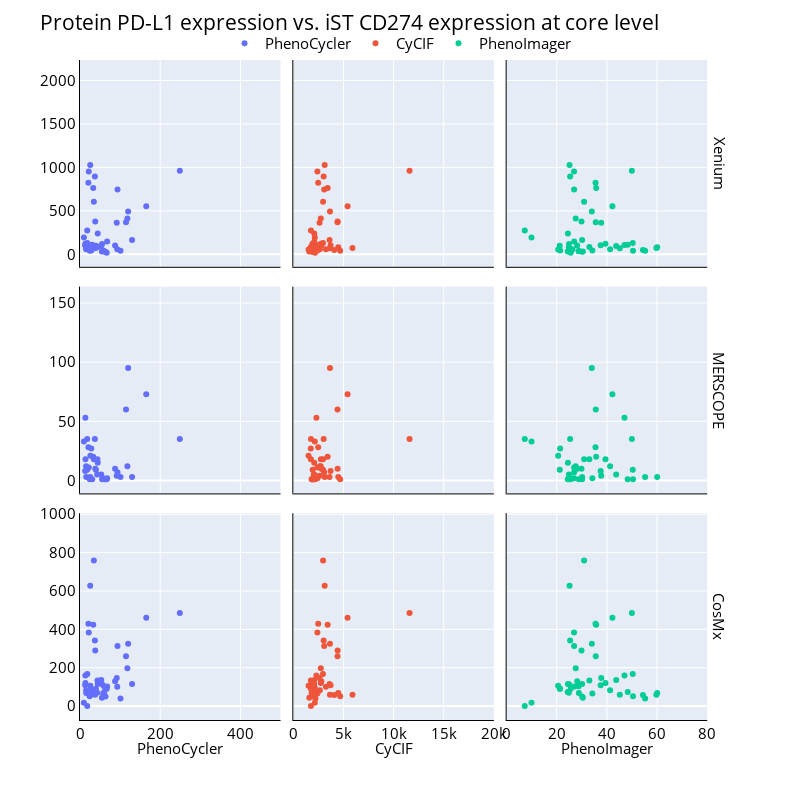

The notebook cell saved with this chart:
### Markdown cell above
## Plot using plotly (Depreciated)

### Code cell
width=800
height=800
fontsize = 15
fig = px.scatter(df_melted, x=f"protein_expression", 
                y="count",
                color="protein_platform", 
                facet_col="protein_platform",
                facet_row="platform",
                width=width, height=height)

fig.update_xaxes(
    matches=None,
    title_text=f'',
    title_font=dict(size=fontsize),
    showline=True,
    linewidth=1,
    linecolor='black',
)

fig.update_yaxes(
    matches=None,
    title_text=f'',
    title_font=dict(size=fontsize),
    showline=True,
    linewidth=1,
    linecolor='black',
)

fig.update_xaxes(col=1, range=[0, 500])
fig.update_xaxes(col=2, range=[0, 20000])
fig.update_xaxes(col=3, range=[0, 80])


# Customize legend and layout
fig.update_layout(
    title_text=f'Protein PD-L1 expression vs. iST {gene} expression at core level',
    legend_title_text="",
    legend=dict(
        orientation="h",
        yanchor="bottom",
        y=1,
        xanchor="center",
        x=0.5
    ),
    font=dict(size=fontsize, color='black'),
    showlegend=True,
)

for annotation in fig.layout.annotations:
    for platform in df_melted.platform.unique():
        if annotation.text == f'platform={platform}':
            annotation.text = platform
            annotation.font.size = fontsize
            annotation.font.color = 'black'  # Set the annotation text color to black
            annotation.x = 0.98
            annotation.textangle = 90

    for protein_platform in df_melted.protein_platform.unique():
        if annotation.text == f'protein_platform={protein_platform}':
            annotation.text = protein_platform
            annotation.font.size = fontsize
            annotation.font.color = 'black'  # Set the annotation text color to black
            annotation.y = -0.06
            annotation.textangle = 0

fig.show()

pio.write_image(fig, f'{wd}/figures/protein_validation/scatter_plot.png',scale=4, width=width, height=height)
pio.write_image(fig, f'{wd}/figures/protein_validation/scatter_plot.eps',scale=4, width=width, height=height)

### Figure 1 — Plotly figure (JSON) as saved in the notebook; plotly's stock layout.template omitted (floating-point values rounded to 4 significant figures)
{"data": [{"hovertemplate": "protein_platform=PhenoCycler<br>platform=Xenium<br>protein_expression=%{x}<br>count=%{y}<extra></extra>", "legendgroup": "PhenoCycler", "marker": {"color": "#636efa", "symbol": "circle"}, "mode": "markers", "name": "PhenoCycler", "orientation": "v", "showlegend": true, "type": "scatter", "x": [15.27, 13.62, 25.61, 24.23, 38.06, 23.4, 15.51, 12.93, 13.4, 18.29, 37.65, 25.48, 21.88, 20.88, 32.97, 37.05, 34.54, 52.98, 114.7, 129.8, 60.25, 44.17, 92.88, 2152.0, 87.48, 118.2, 67.59, 54.57, 63.66, 584.2, 91.59, 57.77, 43.43, 39.72, 55.01, 101.0, 30.59, 66.67, 18.02, 9.634, 59.72, 42.87, 28.15, 25.85, 93.58, 248.9, 120.1, 165.2], "xaxis": "x7", "y": [57, 121, 50, 40, 377, 73, 80, 105, 106, 129, 68, 1027, 954, 823, 763, 894, 606, 95, 369, 164, 32, 238, 59, 39, 102, 413, 147, 31, 28, 2074, 363, 44, 83, 98, 117, 41, 109, 18, 275, 193, 35, 81, 42, 55, 745, 962, 493, 552], "yaxis": "y7"}, {"hovertemplate": "protein_platform=PhenoCycler<br>platform=MERSCOPE<br>protein_expression=%{x}<br>count=%{y}<extra></extra>", "legendgroup": "PhenoCycler", "marker": {"color": "#636efa", "symbol": "circle"}, "mode": "markers", "name": "PhenoCycler", "orientation": "v", "showlegend": false, "type": "scatter", "x": [15.27, 13.62, 24.23, 38.06, 15.51, 12.93, 13.4, 18.29, 25.48, 21.88, 20.88, 32.97, 37.05, 34.54, 52.98, 114.7, 129.8, 60.25, 44.17, 2152.0, 87.48, 118.2, 67.59, 63.66, 584.2, 91.59, 57.77, 43.43, 39.72, 55.01, 101.0, 30.59, 66.67, 18.02, 9.634, 42.87, 28.15, 25.85, 93.58, 248.9, 120.1, 165.2], "xaxis": "x4", "y": [12, 18, 1, 10, 3, 8, 53, 9, 3, 11, 28, 20, 35, 18, 5, 60, 3, 1, 15, 1, 10, 12, 2, 1, 152, 4, 2, 18, 9, 1, 3, 1, 1, 35, 33, 5, 27, 21, 7, 35, 95, 73], "yaxis": "y4"}, {"hovertemplate": "protein_platform=PhenoCycler<br>platform=CosMx<br>protein_expression=%{x}<br>count=%{y}<extra></extra>", "legendgroup": "PhenoCycler", "marker": {"color": "#636efa", "symbol": "circle"}, "mode": "markers", "name": "PhenoCycler", "orientation": "v", "showlegend": false, "type": "scatter", "x": [15.27, 13.62, 25.61, 24.23, 38.06, 23.4, 15.51, 12.93, 13.4, 18.29, 37.65, 25.48, 21.88, 20.88, 32.97, 37.05, 34.54, 52.98, 114.7, 129.8, 60.25, 44.17, 92.88, 2152.0, 87.48, 118.2, 67.59, 54.57, 63.66, 584.2, 91.59, 57.77, 43.43, 39.72, 55.01, 101.0, 30.59, 66.67, 18.02, 9.634, 59.72, 42.87, 28.15, 25.85, 93.58, 248.9, 120.1, 165.2], "xaxis": "x", "y": [83, 121, 58, 52, 290, 59, 68, 109, 160, 167, 59, 627, 383, 429, 424, 342, 759, 136, 260, 115, 73, 115, 101, 68, 129, 197, 102, 44, 50, 932, 146, 66, 134, 91, 114, 39, 73, 91, 1, 18, 103, 70, 91, 106, 313, 485, 325, 461], "yaxis": "y"}, {"hovertemplate": "protein_platform=CyCIF<br>platform=Xenium<br>protein_expression=%{x}<br>count=%{y}<extra></extra>", "legendgroup": "CyCIF", "marker": {"color": "#EF553B", "symbol": "circle"}, "mode": "markers", "name": "CyCIF", "orientation": "v", "showlegend": true, "type": "scatter", "x": [2644.0, 2744.0, 4076.0, 4671.0, 4416.0, 5900.0, 4482.0, 3716.0, 2300.0, 2956.0, 3648.0, 3128.0, 2400.0, 2477.0, 3422.0, 3024.0, 2966.0, 2091.0, 4406.0, 3613.0, 1948.0, 2087.0, 3254.0, 1825.0, 2792.0, 2737.0, 2085.0, 1589.0, 1869.0, 29670.0, 2615.0, 2403.0, 1745.0, 1928.0, 1896.0, 2210.0, 2057.0, 2166.0, 1757.0, 2142.0, 2033.0, 2034.0, 1742.0, 1517.0, 3080.0, 11590.0, 3656.0, 5411.0], "xaxis": "x8", "y": [57, 121, 50, 40, 377, 73, 80, 105, 106, 129, 68, 1027, 954, 823, 763, 894, 606, 95, 369, 164, 32, 238, 59, 39, 102, 413, 147, 31, 28, 2074, 363, 44, 83, 98, 117, 41, 109, 18, 275, 193, 35, 81, 42, 55, 745, 962, 493, 552], "yaxis": "y8"}, {"hovertemplate": "protein_platform=CyCIF<br>platform=MERSCOPE<br>protein_expression=%{x}<br>count=%{y}<extra></extra>", "legendgroup": "CyCIF", "marker": {"color": "#EF553B", "symbol": "circle"}, "mode": "markers", "name": "CyCIF", "orientation": "v", "showlegend": false, "type": "scatter", "x": [2644.0, 2744.0, 4671.0, 4416.0, 4482.0, 3716.0, 2300.0, 2956.0, 3128.0, 2400.0, 2477.0, 3422.0, 3024.0, 2966.0, 2091.0, 4406.0, 3613.0, 1948.0, 2087.0, 1825.0, 2792.0, 2737.0, 2085.0, 1869.0, 29670.0, 2615.0, 2403.0, 1745.0, 1928.0, 1896.0, 2210.0, 2057.0, 2166.0, 1757.0, 2142.0, 2034.0, 1742.0, 1517.0, 3080.0, 11590.0, 3656.0, 5411.0], "xaxis": "x5", "y": [12, 18, 1, 10, 3, 8, 53, 9, 3, 11, 28, 20, 35, 18, 5, 60, 3, 1, 15, 1, 10, 12, 2, 1, 152, 4, 2, 18, 9, 1, 3, 1, 1, 35, 33, 5, 27, 21, 7, 35, 95, 73], "yaxis": "y5"}, {"hovertemplate": "protein_platform=CyCIF<br>platform=CosMx<br>protein_expression=%{x}<br>count=%{y}<extra></extra>", "legendgroup": "CyCIF", "marker": {"color": "#EF553B", "symbol": "circle"}, "mode": "markers", "name": "CyCIF", "orientation": "v", "showlegend": false, "type": "scatter", "x": [2644.0, 2744.0, 4076.0, 4671.0, 4416.0, 5900.0, 4482.0, 3716.0, 2300.0, 2956.0, 3648.0, 3128.0, 2400.0, 2477.0, 3422.0, 3024.0, 2966.0, 2091.0, 4406.0, 3613.0, 1948.0, 2087.0, 3254.0, 1825.0, 2792.0, 2737.0, 2085.0, 1589.0, 1869.0, 29670.0, 2615.0, 2403.0, 1745.0, 1928.0, 1896.0, 2210.0, 2057.0, 2166.0, 1757.0, 2142.0, 2033.0, 2034.0, 1742.0, 1517.0, 3080.0, 11590.0, 3656.0, 5411.0], "xaxis": "x2", "y": [83, 121, 58, 52, 290, 59, 68, 109, 160, 167, 59, 627, 383, 429, 424, 342, 759, 136, 260, 115, 73, 115, 101, 68, 129, 197, 102, 44, 50, 932, 146, 66, 134, 91, 114, 39, 73, 91, 1, 18, 103, 70, 91, 106, 313, 485, 325, 461], "yaxis": "y2"}, {"hovertemplate": "protein_platform=PhenoImager<br>platform=Xenium<br>protein_expression=%{x}<br>count=%{y}<extra></extra>", "legendgroup": "PhenoImager", "marker": {"color": "#00cc96", "symbol": "circle"}, "mode": "markers", "name": "PhenoImager", "orientation": "v", "showlegend": true, "type": "scatter", "x": [41.26, 39.42, 54.38, 50.41, 29.85, 59.72, 60.04, 37.49, 47, 50.29, 45.13, 25.09, 26.89, 35.44, 35.72, 25.31, 30.9, 43.68, 35.55, 30.09, 24.35, 24.43, 26.26, 28.79, 28.14, 27.54, 26.95, 30.4, 30.09, 116.0, 37.73, 34.18, 33.0, 21.17, 24.86, 55.23, 48.29, 25.56, 7.212, 9.901, 28.71, 24.81, 21.34, 20.54, 26.92, 49.95, 33.98, 42.19], "xaxis": "x9", "y": [57, 121, 50, 40, 377, 73, 80, 105, 106, 129, 68, 1027, 954, 823, 763, 894, 606, 95, 369, 164, 32, 238, 59, 39, 102, 413, 147, 31, 28, 2074, 363, 44, 83, 98, 117, 41, 109, 18, 275, 193, 35, 81, 42, 55, 745, 962, 493, 552], "yaxis": "y9"}, {"hovertemplate": "protein_platform=PhenoImager<br>platform=MERSCOPE<br>protein_expression=%{x}<br>count=%{y}<extra></extra>", "legendgroup": "PhenoImager", "marker": {"color": "#00cc96", "symbol": "circle"}, "mode": "markers", "name": "PhenoImager", "orientation": "v", "showlegend": false, "type": "scatter", "x": [41.26, 39.42, 50.41, 29.85, 60.04, 37.49, 47, 50.29, 25.09, 26.89, 35.44, 35.72, 25.31, 30.9, 43.68, 35.55, 30.09, 24.35, 24.43, 28.79, 28.14, 27.54, 26.95, 30.09, 116.0, 37.73, 34.18, 33.0, 21.17, 24.86, 55.23, 48.29, 25.56, 7.212, 9.901, 24.81, 21.34, 20.54, 26.92, 49.95, 33.98, 42.19], "xaxis": "x6", "y": [12, 18, 1, 10, 3, 8, 53, 9, 3, 11, 28, 20, 35, 18, 5, 60, 3, 1, 15, 1, 10, 12, 2, 1, 152, 4, 2, 18, 9, 1, 3, 1, 1, 35, 33, 5, 27, 21, 7, 35, 95, 73], "yaxis": "y6"}, {"hovertemplate": "protein_platform=PhenoImager<br>platform=CosMx<br>protein_expression=%{x}<br>count=%{y}<extra></extra>", "legendgroup": "PhenoImager", "marker": {"color": "#00cc96", "symbol": "circle"}, "mode": "markers", "name": "PhenoImager", "orientation": "v", "showlegend": false, "type": "scatter", "x": [41.26, 39.42, 54.38, 50.41, 29.85, 59.72, 60.04, 37.49, 47, 50.29, 45.13, 25.09, 26.89, 35.44, 35.72, 25.31, 30.9, 43.68, 35.55, 30.09, 24.35, 24.43, 26.26, 28.79, 28.14, 27.54, 26.95, 30.4, 30.09, 116.0, 37.73, 34.18, 33.0, 21.17, 24.86, 55.23, 48.29, 25.56, 7.212, 9.901, 28.71, 24.81, 21.34, 20.54, 26.92, 49.95, 33.98, 42.19], "xaxis": "x3", "y": [83, 121, 58, 52, 290, 59, 68, 109, 160, 167, 59, 627, 383, 429, 424, 342, 759, 136, 260, 115, 73, 115, 101, 68, 129, 197, 102, 44, 50, 932, 146, 66, 134, 91, 114, 39, 73, 91, 1, 18, 103, 70, 91, 106, 313, 485, 325, 461], "yaxis": "y3"}], "layout": {"annotations": [{"font": {"color": "black", "size": 15}, "showarrow": false, "text": "PhenoCycler", "textangle": 0, "x": 0.1567, "xanchor": "center", "xref": "paper", "y": -0.06, "yanchor": "bottom", "yref": "paper"}, {"font": {"color": "black", "size": 15}, "showarrow": false, "text": "CyCIF", "textangle": 0, "x": 0.49, "xanchor": "center", "xref": "paper", "y": -0.06, "yanchor": "bottom", "yref": "paper"}, {"font": {"color": "black", "size": 15}, "showarrow": false, "text": "PhenoImager", "textangle": 0, "x": 0.8233, "xanchor": "center", "xref": "paper", "y": -0.06, "yanchor": "bottom", "yref": "paper"}, {"font": {"color": "black", "size": 15}, "showarrow": false, "text": "CosMx", "textangle": 90, "x": 0.98, "xanchor": "left", "xref": "paper", "y": 0.1567, "yanchor": "middle", "yref": "paper"}, {"font": {"color": "black", "size": 15}, "showarrow": false, "text": "MERSCOPE", "textangle": 90, "x": 0.98, "xanchor": "left", "xref": "paper", "y": 0.5, "yanchor": "middle", "yref": "paper"}, {"font": {"color": "black", "size": 15}, "showarrow": false, "text": "Xenium", "textangle": 90, "x": 0.98, "xanchor": "left", "xref": "paper", "y": 0.8433, "yanchor": "middle", "yref": "paper"}], "font": {"color": "black", "size": 15}, "height": 800, "legend": {"orientation": "h", "title": {"text": ""}, "tracegroupgap": 0, "x": 0.5, "xanchor": "center", "y": 1, "yanchor": "bottom"}, "margin": {"t": 60}, "showlegend": true, "title": {"text": "Protein PD-L1 expression vs. iST CD274 expression at core level"}, "width": 800, "xaxis": {"anchor": "y", "domain": [0, 0.3133], "linecolor": "black", "linewidth": 1, "range": [0, 500], "showline": true, "title": {"font": {"size": 15}, "text": ""}}, "xaxis2": {"anchor": "y2", "domain": [0.3333, 0.6467], "linecolor": "black", "linewidth": 1, "range": [0, 20000], "showline": true, "title": {"font": {"size": 15}, "text": ""}}, "xaxis3": {"anchor": "y3", "domain": [0.6667, 0.98], "linecolor": "black", "linewidth": 1, "range": [0, 80], "showline": true, "title": {"font": {"size": 15}, "text": ""}}, "xaxis4": {"anchor": "y4", "domain": [0, 0.3133], "linecolor": "black", "linewidth": 1, "range": [0, 500], "showline": true, "showticklabels": false, "title": {"font": {"size": 15}, "text": ""}}, "xaxis5": {"anchor": "y5", "domain": [0.3333, 0.6467], "linecolor": "black", "linewidth": 1, "range": [0, 20000], "showline": true, "showticklabels": false, "title": {"font": {"size": 15}, "text": ""}}, "xaxis6": {"anchor": "y6", "domain": [0.6667, 0.98], "linecolor": "black", "linewidth": 1, "range": [0, 80], "showline": true, "showticklabels": false, "title": {"font": {"size": 15}, "text": ""}}, "xaxis7": {"anchor": "y7", "domain": [0, 0.3133], "linecolor": "black", "linewidth": 1, "range": [0, 500], "showline": true, "showticklabels": false, "title": {"font": {"size": 15}, "text": ""}}, "xaxis8": {"anchor": "y8", "domain": [0.3333, 0.6467], "linecolor": "black", "linewidth": 1, "range": [0, 20000], "showline": true, "showticklabels": false, "title": {"font": {"size": 15}, "text": ""}}, "xaxis9": {"anchor": "y9", "domain": [0.6667, 0.98], "linecolor": "black", "linewidth": 1, "range": [0, 80], "showline": true, "showticklabels": false, "title": {"font": {"size": 15}, "text": ""}}, "yaxis": {"anchor": "x", "domain": [0, 0.3133], "linecolor": "black", "linewidth": 1, "showline": true, "title": {"font": {"size": 15}, "text": ""}}, "yaxis2": {"anchor": "x2", "domain": [0, 0.3133], "linecolor": "black", "linewidth": 1, "showline": true, "showticklabels": false, "title": {"font": {"size": 15}, "text": ""}}, "yaxis3": {"anchor": "x3", "domain": [0, 0.3133], "linecolor": "black", "linewidth": 1, "showline": true, "showticklabels": false, "title": {"font": {"size": 15}, "text": ""}}, "yaxis4": {"anchor": "x4", "domain": [0.3433, 0.6567], "linecolor": "black", "linewidth": 1, "showline": true, "title": {"font": {"size": 15}, "text": ""}}, "yaxis5": {"anchor": "x5", "domain": [0.3433, 0.6567], "linecolor": "black", "linewidth": 1, "showline": true, "showticklabels": false, "title": {"font": {"size": 15}, "text": ""}}, "yaxis6": {"anchor": "x6", "domain": [0.3433, 0.6567], "linecolor": "black", "linewidth": 1, "showline": true, "showticklabels": false, "title": {"font": {"size": 15}, "text": ""}}, "yaxis7": {"anchor": "x7", "domain": [0.6867, 1.0], "linecolor": "black", "linewidth": 1, "showline": true, "title": {"font": {"size": 15}, "text": ""}}, "yaxis8": {"anchor": "x8", "domain": [0.6867, 1.0], "linecolor": "black", "linewidth": 1, "showline": true, "showticklabels": false, "title": {"font": {"size": 15}, "text": ""}}, "yaxis9": {"anchor": "x9", "domain": [0.6867, 1.0], "linecolor": "black", "linewidth": 1, "showline": true, "showticklabels": false, "title": {"font": {"size": 15}, "text": ""}}}}
